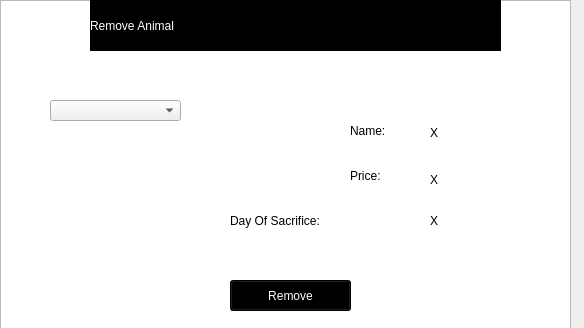
<?xml version="1.0" encoding="UTF-8"?>
<ui version="4.0">
 <class>Remove_Animals_List_Form</class>
 <widget class="QWidget" name="Remove_Animals_List_Form">
  <property name="enabled">
   <bool>true</bool>
  </property>
  <property name="geometry">
   <rect>
    <x>0</x>
    <y>0</y>
    <width>584</width>
    <height>328</height>
   </rect>
  </property>
  <property name="windowTitle">
   <string>Remove Animal</string>
  </property>
  <widget class="QGraphicsView" name="graphicsView">
   <property name="geometry">
    <rect>
     <x>0</x>
     <y>0</y>
     <width>571</width>
     <height>331</height>
    </rect>
   </property>
   <property name="styleSheet">
    <string notr="true">background: url(G:/Final1/Image_RemoveAnimal.jpg) ;
background-repeat: no-repeat;</string>
   </property>
  </widget>
  <widget class="QLabel" name="Name">
   <property name="enabled">
    <bool>true</bool>
   </property>
   <property name="geometry">
    <rect>
     <x>430</x>
     <y>125</y>
     <width>141</width>
     <height>16</height>
    </rect>
   </property>
   <property name="styleSheet">
    <string notr="true">font: 75 12pt &quot;Kristen ITC&quot;;</string>
   </property>
   <property name="text">
    <string>X</string>
   </property>
  </widget>
  <widget class="QLabel" name="Price">
   <property name="enabled">
    <bool>true</bool>
   </property>
   <property name="geometry">
    <rect>
     <x>430</x>
     <y>170</y>
     <width>151</width>
     <height>20</height>
    </rect>
   </property>
   <property name="styleSheet">
    <string notr="true">font: 75 12pt &quot;Kristen ITC&quot;;</string>
   </property>
   <property name="text">
    <string>X</string>
   </property>
  </widget>
  <widget class="QLabel" name="Day">
   <property name="enabled">
    <bool>true</bool>
   </property>
   <property name="geometry">
    <rect>
     <x>430</x>
     <y>210</y>
     <width>151</width>
     <height>21</height>
    </rect>
   </property>
   <property name="styleSheet">
    <string notr="true">font: 75 12pt &quot;Kristen ITC&quot;;</string>
   </property>
   <property name="text">
    <string>X</string>
   </property>
  </widget>
  <widget class="QPushButton" name="Submit">
   <property name="geometry">
    <rect>
     <x>230</x>
     <y>280</y>
     <width>121</width>
     <height>31</height>
    </rect>
   </property>
   <property name="styleSheet">
    <string notr="true">background-color:rgb(0,0,0);
font: 20pt &quot;Bauhaus 93&quot;;
color: rgb(255, 255, 255);</string>
   </property>
   <property name="text">
    <string>Remove</string>
   </property>
  </widget>
  <widget class="QComboBox" name="List">
   <property name="geometry">
    <rect>
     <x>50</x>
     <y>100</y>
     <width>131</width>
     <height>21</height>
    </rect>
   </property>
   <property name="styleSheet">
    <string notr="true">font: 75 10pt &quot;Kristen ITC&quot;;</string>
   </property>
  </widget>
  <widget class="QLabel" name="Price_Label">
   <property name="geometry">
    <rect>
     <x>350</x>
     <y>160</y>
     <width>71</width>
     <height>31</height>
    </rect>
   </property>
   <property name="styleSheet">
    <string notr="true">font: 12pt &quot;Ravie&quot;;</string>
   </property>
   <property name="text">
    <string>Price:</string>
   </property>
  </widget>
  <widget class="QLabel" name="Day_Label">
   <property name="geometry">
    <rect>
     <x>230</x>
     <y>200</y>
     <width>191</width>
     <height>41</height>
    </rect>
   </property>
   <property name="styleSheet">
    <string notr="true">font: 12pt &quot;Ravie&quot;;</string>
   </property>
   <property name="text">
    <string>Day Of Sacrifice:</string>
   </property>
  </widget>
  <widget class="QLabel" name="Name_Label">
   <property name="geometry">
    <rect>
     <x>350</x>
     <y>120</y>
     <width>71</width>
     <height>21</height>
    </rect>
   </property>
   <property name="styleSheet">
    <string notr="true">font: 12pt &quot;Ravie&quot;;</string>
   </property>
   <property name="text">
    <string>Name: </string>
   </property>
  </widget>
  <widget class="QLabel" name="Title">
   <property name="geometry">
    <rect>
     <x>90</x>
     <y>0</y>
     <width>411</width>
     <height>51</height>
    </rect>
   </property>
   <property name="styleSheet">
    <string notr="true">font: 36pt &quot;Matura MT Script Capitals&quot;;
background-color:black;
color:white;</string>
   </property>
   <property name="text">
    <string>Remove Animal</string>
   </property>
  </widget>
 </widget>
 <resources/>
 <connections/>
</ui>
